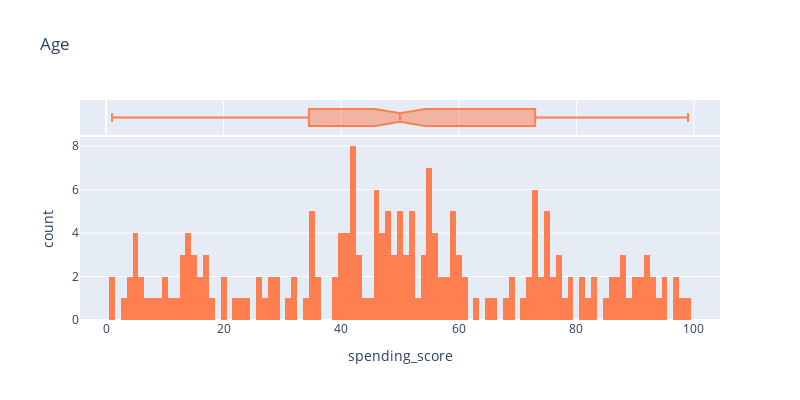

The notebook cell this image was saved under:
### Code cell
fig = px.histogram(df, x="spending_score",
                   marginal="box", # or violin, rug
                   hover_data=df.columns,
                   width=800, height=400,
                   title="Age",
                   color_discrete_sequence = ['coral'],
                  nbins=100)
fig.show()

### Figure 1 — Plotly figure (JSON) as saved in the notebook; plotly's stock layout.template omitted (floating-point values rounded to 4 significant figures; data arrays with more than 128 entries replaced by an {"elided": "..."} marker saying what was removed)
{"data": [{"alignmentgroup": "True", "bingroup": "x", "hovertemplate": "spending_score=%{x}<br>count=%{y}<extra></extra>", "legendgroup": "", "marker": {"color": "coral", "pattern": {"shape": ""}}, "name": "", "nbinsx": 100, "offsetgroup": "", "orientation": "v", "showlegend": false, "type": "histogram", "x": {"elided": "200 int values"}, "xaxis": "x", "yaxis": "y"}, {"alignmentgroup": "True", "customdata": {"elided": "200x3 mixed values"}, "hovertemplate": "spending_score=%{x}<br>gender=%{customdata[0]}<br>age=%{customdata[1]}<br>annual_income=%{customdata[2]}<extra></extra>", "legendgroup": "", "marker": {"color": "coral"}, "name": "", "notched": true, "offsetgroup": "", "showlegend": false, "type": "box", "x": {"elided": "200 int values"}, "xaxis": "x2", "yaxis": "y2"}], "layout": {"barmode": "relative", "height": 400, "legend": {"tracegroupgap": 0}, "title": {"text": "Age"}, "width": 800, "xaxis": {"anchor": "y", "domain": [0, 1], "title": {"text": "spending_score"}}, "xaxis2": {"anchor": "y2", "domain": [0, 1], "matches": "x", "showgrid": true, "showticklabels": false}, "yaxis": {"anchor": "x", "domain": [0, 0.8316], "title": {"text": "count"}}, "yaxis2": {"anchor": "x2", "domain": [0.8416, 1], "matches": "y2", "showgrid": false, "showline": false, "showticklabels": false, "ticks": ""}}}
